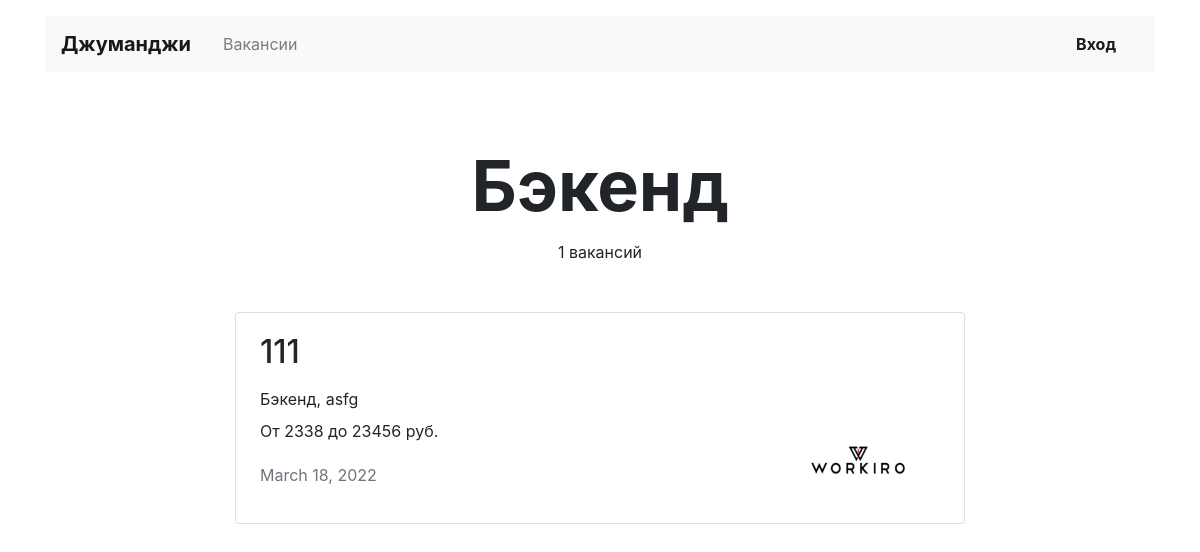
The page /vacancies/cat/backend/ on the database its author committed.
### work/models.py (models this page shows, shortened)
class Specialty(models.Model):
    code = models.CharField(max_length=50)
    title = models.CharField(max_length=50)
    picture = models.ImageField(default='https://place-hold.it/100x60', upload_to=MEDIA_SPECIALITY_IMAGE_DIR)

class Vacancy(models.Model):
    title = models.CharField(max_length=50)
    speciality = models.ForeignKey(Specialty, on_delete=models.CASCADE, related_name='vacancies')
    company = models.ForeignKey(Company, on_delete=models.CASCADE, related_name='vacancies')
    skills = models.CharField(max_length=255)
    description = models.TextField()
    salary_min = models.IntegerField()
    salary_max = models.IntegerField()
    posted = models.DateField()

class Company(models.Model):
    name = models.CharField(max_length=50)
    location = models.CharField(max_length=50)
    logo = models.ImageField(default='https://place-hold.it/100x60', upload_to=MEDIA_COMPANY_IMAGE_DIR)
    description = models.TextField()
    employee_count = models.IntegerField()
    owner = models.OneToOneField(User, on_delete=models.CASCADE)

### work/views.py (the view)
# urls.py: path('vacancies/cat/<str:category>/', view.vacancy_cat_view, name='vac_cat'),
def vacancy_cat_view(request, category):
    try:
        spec = mdl.Specialty.objects.get(code=category)
    except mdl.Specialty.DoesNotExist:
        raise Http404
    vacancies = mdl.Vacancy.objects.filter(speciality=spec.id)
    return render(request, "work/vacancy_cat.html", context={
        "spec": spec,
        "vacancies": vacancies,
        "count": len(vacancies),
    })

### work/templates/work/vacancy_cat.html
{% extends "work/base.html" %}
{% block content %}
  <main class="container mt-3">
    <section>
      <h1 class="h1 text-center mx-auto mt-4 pt-5" style="font-size: 70px;"><strong>{{ spec.title }}</strong></h1>
      <p class="text-center pt-1">{{ count }} вакансий</p>
      <div class="row mt-5">
        <div class="col-12 col-lg-8 offset-lg-2 m-auto">
          {% for vac in vacancies %}
          <div class="card mb-4">
            <div class="card-body px-4">
              <div class="row">
                <div class="col-12 col-md-8 col-lg-9">
                  <h2 class="h2 pb-2">{{ vac.title }}</h2>
                   <p class="mb-2">{{ vac.speciality.title }}, {{ vac.skills }}</p>
                  <p>От {{ vac.salary_min }} до {{ vac.salary_max }} руб.</p>
                  <p class="text-muted pt-1">{{ vac.posted }}</p>
                </div>
                <div class="col-12 col-md-4 col-lg-3 d-flex align-items-end">
                  <a href="#"><img src="../../../static/{{ vac.company.logo }}" width="130" height="80" alt=""></a>
                </div>
              </div>
            </div>
          </div>
          {% endfor %}
        </div>
      </div>
    </section>
  </main>
  {% endblock content %}

### rows shown on the page
Specialty: title "Бэкенд"
Vacancy: title "111", speciality "Бэкенд", skills "asfg", salary_min "2338", salary_max "23456", posted "March 18, 2022", company.logo (picture)

### other values the page prints
{{ count }} "1"
